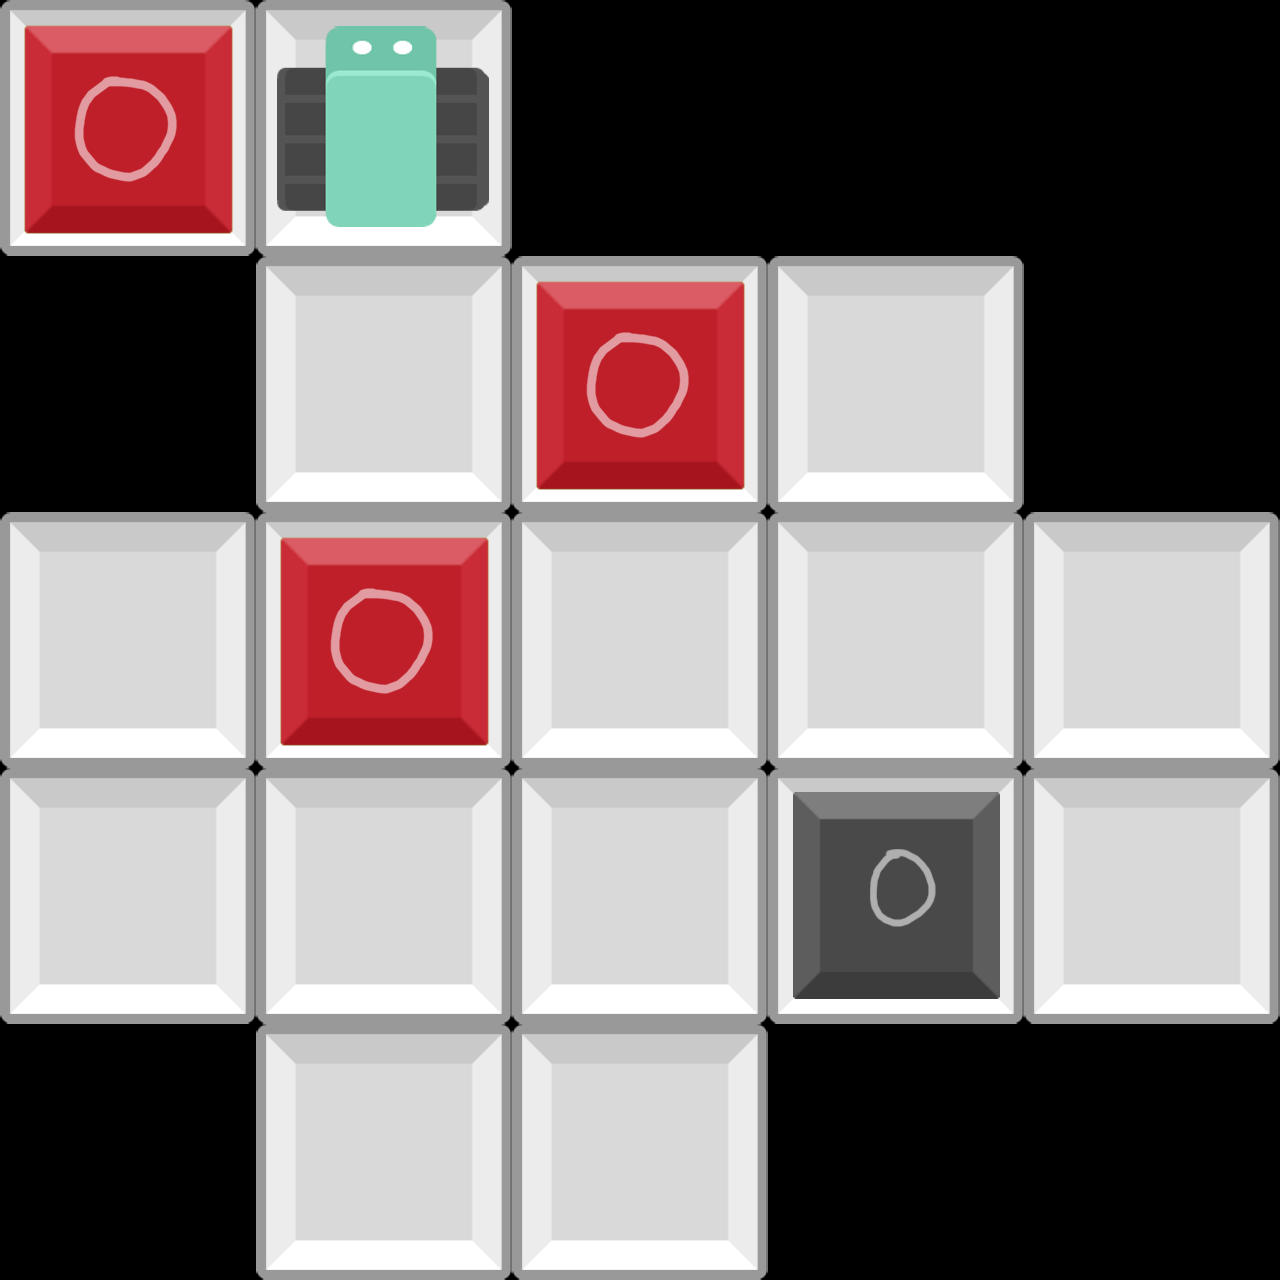

Tiled map render using the project's own tile images. Description and the whole map definition, tile-layer contents included, below:
An orthogonal 5x5 tile map with 256x256 px tiles, 3 tile layers (Floor, Placed, Interactable).

<map version="1.2" tiledversion="1.3.4" orientation="orthogonal" renderorder="right-down" width="5" height="5" tilewidth="256" tileheight="256" infinite="0" nextlayerid="4" nextobjectid="1">
 <tileset firstgid="1" name="prototypeSet" tilewidth="256" tileheight="256" tilecount="16" columns="4">
  <image source="../../puzzlePrototype.png" width="1024" height="1024" />
 </tileset>
 <layer id="1" name="Floor" width="5" height="5">
  <data encoding="csv">
1,1,0,0,0,
0,1,1,1,0,
1,1,1,1,1,
1,1,1,1,1,
0,1,1,0,0
</data>
 </layer>
 <layer id="2" name="Placed" width="5" height="5">
  <data encoding="csv">
0,0,0,0,0,
0,0,0,0,0,
0,0,0,0,0,
0,0,0,0,0,
0,0,0,0,0
</data>
 </layer>
 <layer id="3" name="Interactable" width="5" height="5">
  <data encoding="csv">
5,2,0,0,0,
0,0,5,0,0,
0,5,0,0,0,
0,0,0,3,0,
0,0,0,0,0
</data>
 </layer>
</map>
